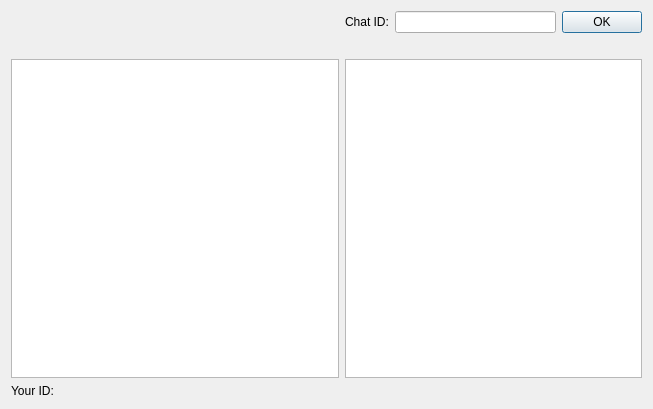
<?xml version="1.0" encoding="UTF-8"?>
<ui version="4.0">
 <class>Chat</class>
 <widget class="QDialog" name="Chat">
  <property name="geometry">
   <rect>
    <x>0</x>
    <y>0</y>
    <width>653</width>
    <height>409</height>
   </rect>
  </property>
  <property name="windowTitle">
   <string>Dialog</string>
  </property>
  <layout class="QGridLayout" name="gridLayout">
   <item row="0" column="1">
    <widget class="QLabel" name="label">
     <property name="text">
      <string>Chat ID:</string>
     </property>
    </widget>
   </item>
   <item row="2" column="1" colspan="3">
    <widget class="QTextEdit" name="textEdit2"/>
   </item>
   <item row="0" column="3">
    <widget class="QPushButton" name="pushButton">
     <property name="text">
      <string>OK</string>
     </property>
    </widget>
   </item>
   <item row="0" column="2">
    <widget class="QLineEdit" name="lineEdit"/>
   </item>
   <item row="1" column="1">
    <widget class="QLabel" name="label_3">
     <property name="text">
      <string/>
     </property>
    </widget>
   </item>
   <item row="2" column="0">
    <widget class="MyTextEdit" name="textEdit1"/>
   </item>
   <item row="0" column="0">
    <spacer name="horizontalSpacer">
     <property name="orientation">
      <enum>Qt::Horizontal</enum>
     </property>
     <property name="sizeHint" stdset="0">
      <size>
       <width>328</width>
       <height>20</height>
      </size>
     </property>
    </spacer>
   </item>
   <item row="3" column="0">
    <widget class="QLabel" name="id_label">
     <property name="text">
      <string>Your ID:</string>
     </property>
    </widget>
   </item>
  </layout>
 </widget>
 <customwidgets>
  <customwidget>
   <class>MyTextEdit</class>
   <extends>QTextEdit</extends>
   <header location="global">MyTextEdit.h</header>
  </customwidget>
 </customwidgets>
 <resources/>
 <connections/>
</ui>
